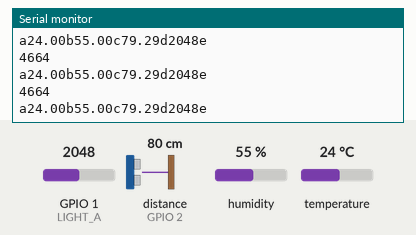
Simulated run of this sketch. Board: ESP32-S3. Shown: the last lines printed to the serial monitor. Wiring (inferred from the names in the program): ultrasonic range finder: trigger GPIO 8; echo GPIO 2. The test bench sets the inputs (shaded band); at power-on: distance to the obstacle (sensor on GPIO 2) 80 cm, humidity 55 %, GPIO 1 (LIGHT_A) = 2048, temperature 24 °C. The echo pulse lasts 58.3 µs per cm.

Above: at 1.3 s.
1.4 s: distance to the obstacle (sensor on GPIO 2) set to 2 cm
At 1.9 s:
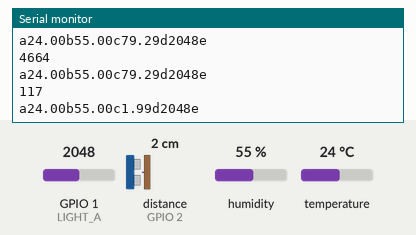
2.9 s: humidity set to 22 %
At 3.5 s:
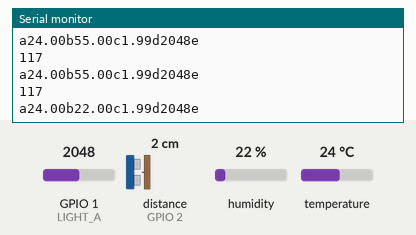
4.4 s: GPIO 1 (LIGHT_A) set to 2866
At 5.0 s:
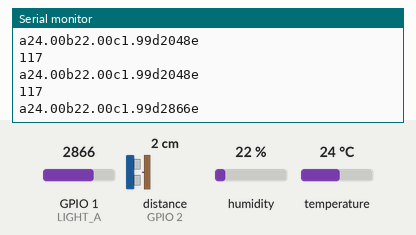
5.9 s: temperature set to 12 °C
At 6.5 s:
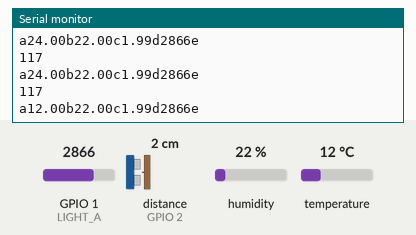
7.4 s: distance to the obstacle (sensor on GPIO 2) set to 4 cm
At 8.0 s:
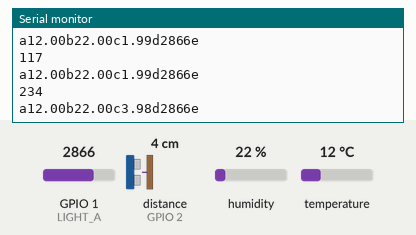
8.9 s: GPIO 1 (LIGHT_A) set to 3972
At 9.5 s:
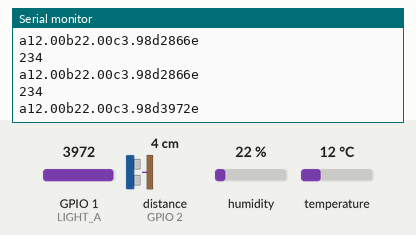
Timing chart, 0 to 11.4 s (numbered marks = the images above; inputs shaded):
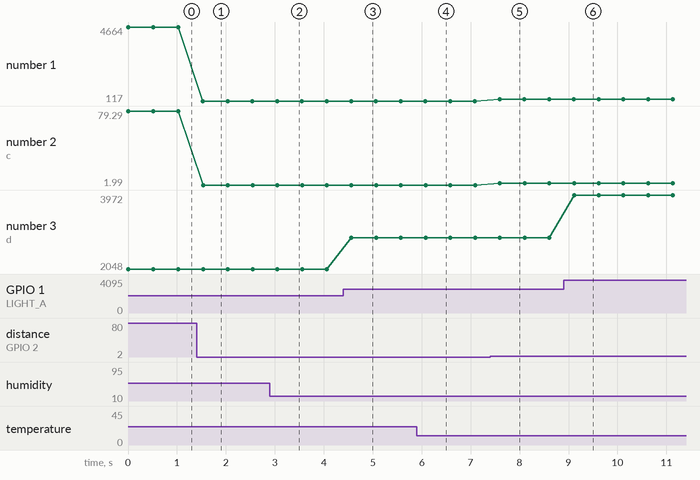

The sketch:

112_abcd_protocol.ino
```cpp
// (licence header left out)
#include <Adafruit_Sensor.h>
#include <DHT.h>
#include <DHT_U.h>

#define DHTPIN              4           // DHT sensor signal pin
#define DHTTYPE             DHT11       // put DHT sensor type (e.g.: DHT22 DHT11)

#define ECHOPIN             2           // Ultrasonic sensor echo pin
#define TRIGGER             8           // Ultrasonic sensor trigger pin
#define SOUND_SPEED         0.034

#define LIGHT_A             A0          // Light sensor analog out
#define LIGHT_D             5           // Light sensor digital out

DHT_Unified dht(DHTPIN, DHTTYPE);

// Sensor data struct
struct sensor_data{
  float temperature;                    // temperature value
  float humidity;                       // humidity value
  float distance;                       // distance value
  int light;                            // light sensor value
};


sensor_data sensor_val = { 0.0, 0.0, 0.0, 0};

void setup(){

  // Seria port set
  Serial.begin(115200);

  // setup for DHT sensor
  dht.begin();
  sensor_t sensor;
  dht.temperature().getSensor(&sensor);
  dht.humidity().getSensor(&sensor);

  // Ultrasonic sensor pin setup
  pinMode(TRIGGER, OUTPUT);
  pinMode(ECHOPIN, INPUT);


}

float readUltraSensor(){
  float distance = 0;
  long duration = 0;
  // Clears the trigPin
  digitalWrite(TRIGGER, LOW);
  delayMicroseconds(2);
  // Sets the trigPin on HIGH state for 10 micro seconds
  digitalWrite(TRIGGER, HIGH);
  delayMicroseconds(10);
  digitalWrite(TRIGGER, LOW);
  // Reads the echoPin, returns the sound wave travel time in microseconds
  duration = pulseIn(ECHOPIN, HIGH);
  Serial.println(duration);
  // Calculate the distance
  distance = duration * SOUND_SPEED/2;

  return distance;
}

void loop(){

  // get ultrasonic sensor value
  sensor_val.distance = readUltraSensor();

  // get temerature and humidity
  sensors_event_t event;
  dht.temperature().getEvent(&event);
  if (isnan(event.temperature) == false) {
    sensor_val.temperature = event.temperature;
  }

  // Get humidity event and get its value.
  dht.humidity().getEvent(&event);
  if (isnan(event.relative_humidity) == false) {
    sensor_val.humidity = event.relative_humidity;
  }

  // Get light sensor analog value
  sensor_val.light = analogRead(LIGHT_A);

  // Send data to Raspberry pi
  // protocol: a+"temperature"+b+"humidity"+c+"distance"+d+"light"+e
  Serial.print("a");
  Serial.print(sensor_val.temperature);
  Serial.print("b");
  Serial.print(sensor_val.humidity);
  Serial.print("c");
  Serial.print(sensor_val.distance);
  Serial.print("d");
  Serial.print(sensor_val.light);
  Serial.println("e");
  // To send packet to RPI properly, keep 500ms interval for loop().
  delay(500);

}
```

Measured:
- after the input at 1.4 s, the serial monitor: prints a new line after 0.13 s (image 1)
- after the input at 2.9 s, the serial monitor: prints a new line after 0.15 s (image 2)
- after the input at 4.4 s, the serial monitor: prints a new line after 0.17 s (image 3)
- after the input at 5.9 s, the serial monitor: prints a new line after 0.18 s (image 4)
- after the input at 7.4 s, the serial monitor: prints a new line after 0.19 s (image 5)
- after the input at 8.9 s, the serial monitor: prints a new line after 0.21 s (image 6)
- plotted number 1: 4664 → 117 after the input at 1.4 s, 117 → 234 after the input at 7.4 s
- plotted number 2: 79.29 → 1.99 after the input at 1.4 s, 1.99 → 3.98 after the input at 7.4 s
